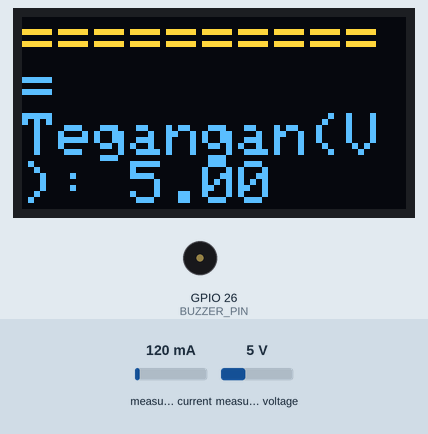
The program below on a simulated ESP32. On the bench: 128×64 one-colour display, buzzer (waves = sounding, pin HIGH). Inputs (shaded band) come from the test bench; at power-on: measured current 120 mA, measured voltage 5 V. The OLED is the two-colour kind (top 16 rows yellow); what the program prints to the serial monitor is not drawn.

Above: at 1.2 s.
1.3 s: measured current set to 465 mA
3.5 s: measured current set to 518 mA
At 5.0 s:
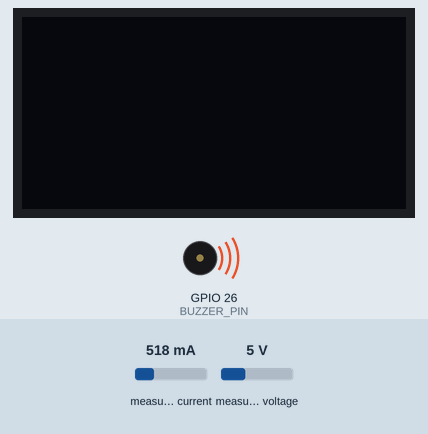
6.1 s: measured current set to 40 mA
At 7.3 s:
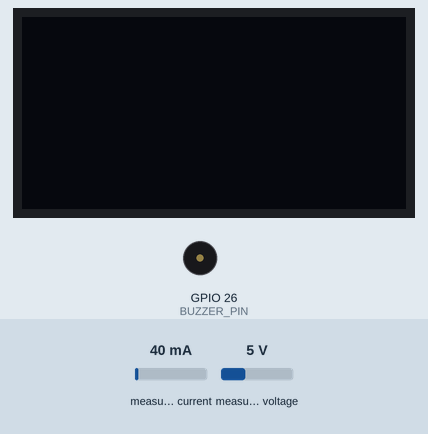
7.6 s: measured current set to 1000 mA
At 8.7 s:
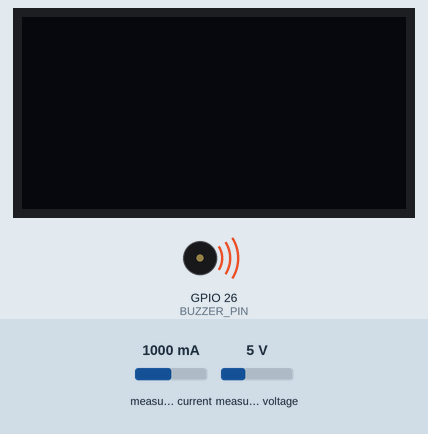
Timing chart, 0 to 10.2 s (numbered marks = the images above; inputs shaded):
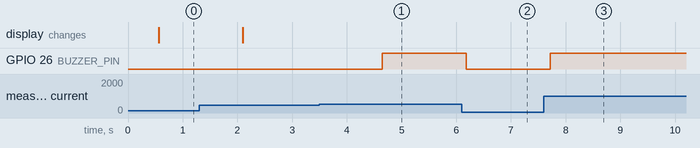

Measured:
- the behaviour switches between 500 and 501 mA on measured current (found by bisection; images 0 and 1)
- after the input at 3.5 s, GPIO 26 (BUZZER_PIN): LOW → HIGH after 1.1 s
- after the input at 6.1 s, GPIO 26 (BUZZER_PIN): HIGH → LOW after 0.08 s
- after the input at 7.6 s, GPIO 26 (BUZZER_PIN): LOW → HIGH after 0.11 s

The program:

main.cpp
```cpp
#include <Arduino.h>
#include <Wire.h>
#include <Adafruit_INA219.h>
#include <Adafruit_GFX.h>
#include <Adafruit_SSD1306.h>

Adafruit_INA219 ina219;
Adafruit_SSD1306 display(128, 64, &Wire, -1);
#define BUZZER_PIN 26

void setup() {
  Serial.begin(9600);
  Wire.begin(21, 22);
  ina219.begin();
  display.begin(SSD1306_SWITCHCAPVCC, 0x3C);
  pinMode(BUZZER_PIN, OUTPUT);
}

void loop() {
  float arus = ina219.getCurrent_mA();
  float tegangan_V = ina219.getBusVoltage_V();
  float daya_mW = ina219.getPower_mW();

  if (arus > 500) {
    digitalWrite(BUZZER_PIN, HIGH);
    delay(500);

  } else {
    digitalWrite(BUZZER_PIN, LOW);
    delay(500);
  }

  display.clearDisplay();
  display.setTextSize(2);
  display.setTextColor(WHITE);
  display.println("===========");
  display.print("Tegangan(V): ");
  display.println(tegangan_V);
  display.print("Arus(mA): ");
  display.println(arus);
  display.print("Daya(mW): ");
  display.println(daya_mW);
  display.display();

  Serial.println("===========");
  Serial.print("Tegangan(V): ");
  Serial.println(tegangan_V);
  Serial.print("Arus(mA): ");
  Serial.println(arus);
  Serial.print("Daya(mW): ");
  Serial.println(daya_mW);
  delay(1000);
}
```
